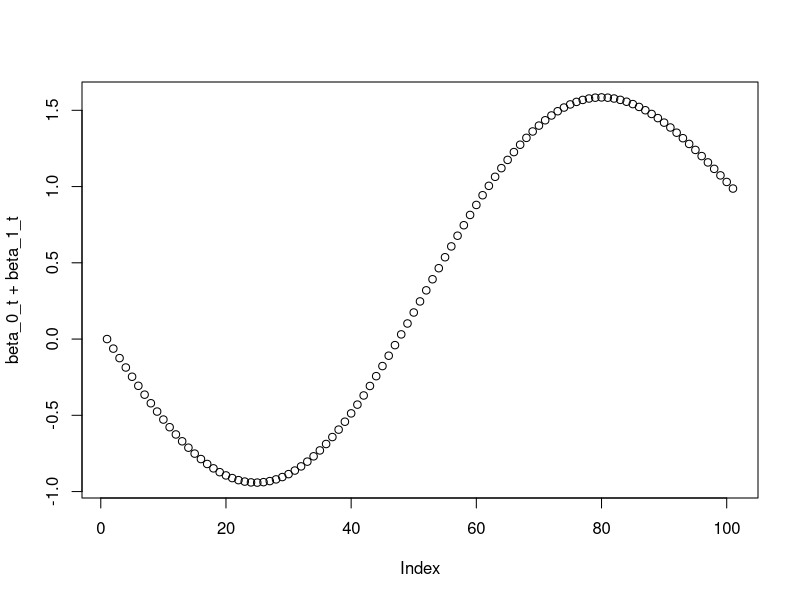
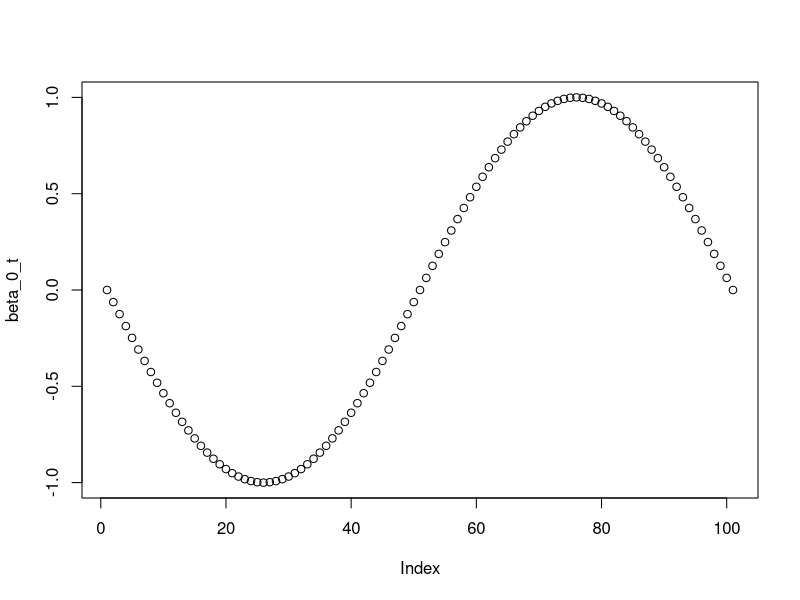
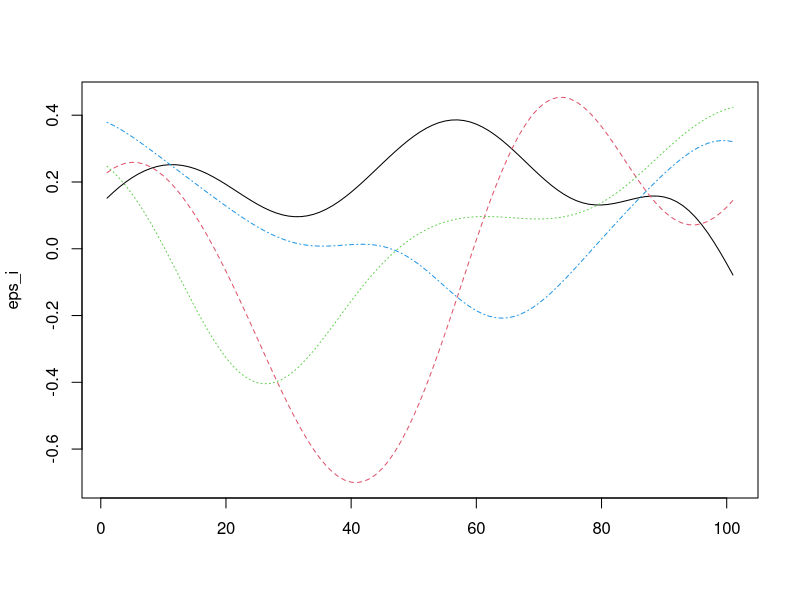
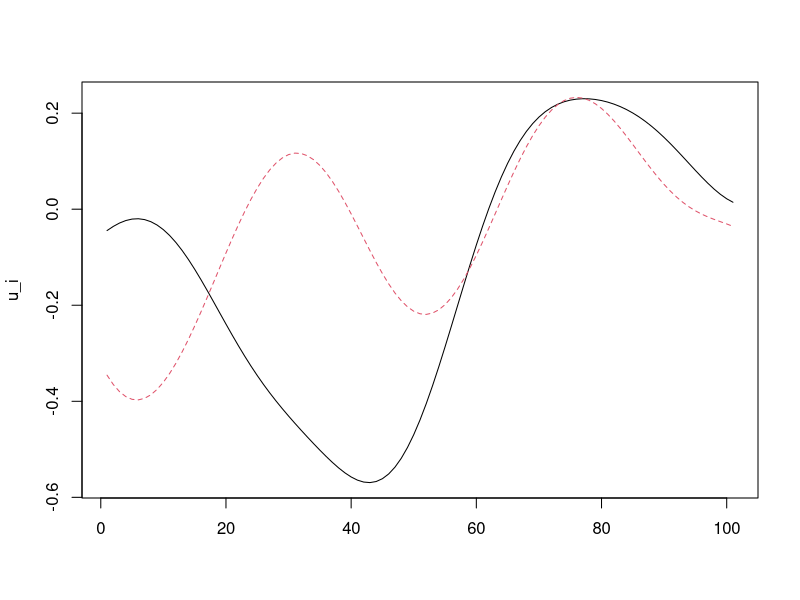

These charts were generated, in order, by the following R code: (Note: this script raises an error after producing the figures.)
plots_path <- here::here("figures")
set.seed(1)
t = seq(0, 2 * pi, length.out = 101)
beta_0_t <-  - sin(t)
beta_1_t <- t^2/40

plot(beta_0_t + beta_1_t)
plot(beta_0_t)

K <- outer(t, t, FUN = function(s, t) {0.25 * dnorm(abs(s-t))})
eps_i <- t(mvtnorm::rmvnorm(n = 4, sigma = K))
u_i <- t(mvtnorm::rmvnorm(n = 2, sigma = K))

matplot(eps_i, type = "l")
matplot(u_i, type = "l")

y_11 <- beta_0_t + beta_1_t + u_i[, 1] +  eps_i[, 1]
y_12 <- beta_0_t + u_i[, 1] +  eps_i[, 2]
y_21 <- beta_0_t + beta_1_t +  u_i[, 2] +  eps_i[, 3]
y_22 <- beta_0_t +  u_i[, 2] +  eps_i[, 4]

plot(y_)

ylims_y <- range(y_11, y_12, y_21, y_22)

pdf(file = file.path(plots_path, "fmm-y11.pdf"), width = 3, height = 3)
plot(y_11, type = "l", ylim = ylims_y, xaxt = "n", lwd = 5, yaxt = "n",ylab = NA, xlab = NA, axes = FALSE, col = "darkgreen")
dev.off()

pdf(file = file.path(plots_path, "fmm-y12.pdf"), width = 3, height = 3)
plot(y_12, type = "l", ylim = ylims_y, xaxt = "n", lwd = 5, yaxt = "n",ylab = NA, xlab = NA, axes = FALSE, col = "darkgreen")
dev.off()

pdf(file = file.path(plots_path, "fmm-y21.pdf"), width = 3, height = 3)
plot(y_21, type = "l", ylim = ylims_y, xaxt = "n", lwd = 5, yaxt = "n",ylab = NA, xlab = NA, axes = FALSE,  col = "blue4")
dev.off()

pdf(file = file.path(plots_path, "fmm-y22.pdf"), width = 3, height = 3)
plot(y_22, type = "l", ylim = ylims_y, xaxt = "n", lwd = 5, yaxt = "n",ylab = NA, xlab = NA, axes = FALSE,  col = "blue4")
dev.off()

pdf(file = file.path(plots_path, "fmm-b0.pdf"), width = 3, height = 3)
plot(beta_0_t, type = "l", xaxt = "n", lwd = 5, yaxt = "n",ylab = NA, xlab = NA, axes = FALSE, col = "black")
dev.off()

pdf(file = file.path(plots_path, "fmm-b1.pdf"), width = 3, height = 3)
plot(beta_1_t, type = "l", xaxt = "n", lwd = 5, yaxt = "n",ylab = NA, xlab = NA, axes = FALSE,  col = "red4")
dev.off()



pdf(file = file.path(plots_path, "fmm-e11.pdf"), width = 3, height = 3)
plot(eps_i[, 1], type = "l", ylim = range(eps_i), xaxt = "n", lwd = 5, yaxt = "n",ylab = NA, xlab = NA, axes = FALSE, col = "darkgreen")
dev.off()

pdf(file = file.path(plots_path, "fmm-e12.pdf"), width = 3, height = 3)
plot(eps_i[, 2], type = "l", ylim = range(eps_i), xaxt = "n", lwd = 5, yaxt = "n",ylab = NA, xlab = NA, axes = FALSE,  col = "darkgreen")
dev.off()

pdf(file = file.path(plots_path, "fmm-e21.pdf"), width = 3, height = 3)
plot(eps_i[, 3], type = "l", ylim = range(eps_i), xaxt = "n", lwd = 5, yaxt = "n",ylab = NA, xlab = NA, axes = FALSE, col = "blue4")
dev.off()

pdf(file = file.path(plots_path, "fmm-e22.pdf"), width = 3, height = 3)
plot(eps_i[, 4], type = "l", ylim = range(eps_i), xaxt = "n", lwd = 5, yaxt = "n",ylab = NA, xlab = NA, axes = FALSE,  col = "blue4")
dev.off()


#####
pdf(file = file.path(plots_path, "fmm-u1.pdf"), width = 3, height = 3)
plot(u_i[, 1], type = "l", ylim = range(u_i), xaxt = "n", lwd = 5, yaxt = "n",ylab = NA, xlab = NA, axes = FALSE, col = "darkgreen")
dev.off()

pdf(file = file.path(plots_path, "fmm-u2.pdf"), width = 3, height = 3)
plot(u_i[, 2], type = "l", ylim = range(u_i), xaxt = "n", lwd = 5, yaxt = "n",ylab = NA, xlab = NA, axes = FALSE,  col = "blue4")
dev.off()





